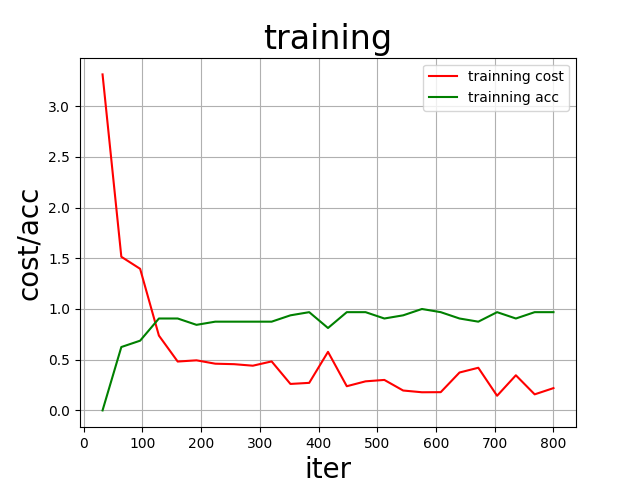

The script that saved this image:
# 引入os库,方便路径操作
import os
# 引入文件操作模块
import shutil
# 引入百度paddle模块
import paddle as paddle
paddle.enable_static()
# 引入百度飞桨的fluid模块
import paddle.fluid as fluid
# 方便设置参数
from paddle.fluid.param_attr import ParamAttr
# 引入自写的reader库文件，里面定义了一些图像预处理的方法，例如裁剪和翻转等数据增强操作
import reader
# 引入随机数
import random
# 引入画图的包
import matplotlib.pyplot as plt

train_core1 = {
    # 统一规范输入图片size大小
    "input_size": [3, 224, 224],
    # 图片分类问题需要分几类
    "class_dim": 20,
    # 设置学习率,可以设置0.001,0.005,0.01,0.02等进行调整
    "learning_rate":0.0002,
    # 使用GPU进行训练
    "use_gpu": True,
    # 第一次的训练轮数
    "num_epochs": 5, #训练轮数
    # 当达到期望需要的准确率就会立刻保存模型
    "last_acc":0.4
}

#按比例随机切割数据集 train : val = 9 : 1
train_ratio=0.9

train=open('train_split_list.txt','w')
val=open('val_split_list.txt','w')
with open('train_list.txt','r') as f:
    #with open('data_sets/cat_12/train_split_list.txt','w+') as train:
    lines=f.readlines()
    for line in lines:
        if random.uniform(0, 1) <= train_ratio:
            train.write(line)
        else:
            val.write(line)
train.close()
val.close()


## 获取植物叶片的数据
train_reader = paddle.batch(reader.train(), batch_size=32)
test_reader = paddle.batch(reader.val(), batch_size=32)

def resnet(input):
    def conv_bn_layer(input, num_filters, filter_size, stride=1, groups=1, act=None, name=None):
        conv = fluid.layers.conv2d(input=input,
                                   num_filters=num_filters,
                                   filter_size=filter_size,
                                   stride=stride,
                                   padding=(filter_size - 1) // 2,
                                   groups=groups,
                                   act=None,
                                   param_attr=ParamAttr(name=name + "_weights"),
                                   bias_attr=False,
                                   name=name + '.conv2d.output.1')
        if name == "conv1":
            bn_name = "bn_" + name
        else:
            bn_name = "bn" + name[3:]
        return fluid.layers.batch_norm(input=conv,
                                       act=act,
                                       name=bn_name + '.output.1',
                                       param_attr=ParamAttr(name=bn_name + '_scale'),
                                       bias_attr=ParamAttr(bn_name + '_offset'),
                                       moving_mean_name=bn_name + '_mean',
                                       moving_variance_name=bn_name + '_variance', )

    def shortcut(input, ch_out, stride, name):
        ch_in = input.shape[1]
        if ch_in != ch_out or stride != 1:
            return conv_bn_layer(input, ch_out, 1, stride, name=name)
        else:
            return input

    def bottleneck_block(input, num_filters, stride, name):
        conv0 = conv_bn_layer(input=input,
                              num_filters=num_filters,
                              filter_size=1,
                              act='relu',
                              name=name + "_branch2a")
        conv1 = conv_bn_layer(input=conv0,
                              num_filters=num_filters,
                              filter_size=3,
                              stride=stride,
                              act='relu',
                              name=name + "_branch2b")
        conv2 = conv_bn_layer(input=conv1,
                              num_filters=num_filters * 4,
                              filter_size=1,
                              act=None,
                              name=name + "_branch2c")

        short = shortcut(input, num_filters * 4, stride, name=name + "_branch1")

        return fluid.layers.elementwise_add(x=short, y=conv2, act='relu', name=name + ".add.output.5")

    depth = [3, 4, 23, 3]
    num_filters = [64, 128, 256, 512]

    conv = conv_bn_layer(input=input, num_filters=64, filter_size=7, stride=2, act='relu', name="conv1")
    conv = fluid.layers.pool2d(input=conv, pool_size=3, pool_stride=2, pool_padding=1, pool_type='max')

    for block in range(len(depth)):
        for i in range(depth[block]):
            if block == 2:
                if i == 0:
                    conv_name = "res" + str(block + 2) + "a"
                else:
                    conv_name = "res" + str(block + 2) + "b" + str(i)
            else:
                conv_name = "res" + str(block + 2) + chr(97 + i)
            conv = bottleneck_block(input=conv,
                                    num_filters=num_filters[block],
                                    stride=2 if i == 0 and block != 0 else 1,
                                    name=conv_name)

    pool = fluid.layers.pool2d(input=conv, pool_size=7, pool_type='avg', global_pooling=True)
    return pool

## 定义输入层
image=fluid.layers.data(name='image',shape=train_core1["input_size"],dtype='float32')
label=fluid.layers.data(name='label',shape=[1],dtype='int64')
# print("lable={0}".format(label))


## 停止梯度下降
pool=resnet(image)
pool.stop_gradient=True

## 创建主程序来预训练
base_model_program=fluid.default_main_program().clone()
model=fluid.layers.fc(input=pool,size=train_core1["class_dim"],act='softmax')

## 定义损失函数和准确率函数
cost=fluid.layers.cross_entropy(input=model,label=label)
avg_cost=fluid.layers.mean(cost)
acc=fluid.layers.accuracy(input=model,label=label)


## 定义优化方法 这里使用Adam(减少调参的麻烦，实际上用SGD随机梯度下降也是可以的)
optimizer=fluid.optimizer.AdamOptimizer(learning_rate=train_core1["learning_rate"])
opts=optimizer.minimize(avg_cost)


## 定义训练场所——放在GPU训练
use_gpu=train_core1["use_gpu"]
place=fluid.CUDAPlace(0) if use_gpu else fluid.CPUPlace()
exe=fluid.Executor(place)

## 进行参数初始化
exe.run(fluid.default_startup_program())

# 每次重启后运行一次
## 预训练模型路径
src_pretrain_model_path='ResNet101_pretrained'

## 判断模型文件是否存在，存在ResNet101_pretrained文件夹中
def if_exit(var):
    path=os.path.join(src_pretrain_model_path,var.name)
    exist=os.path.exists(path)
    if exist:
      print('Load model: %s' % path)
      return exist

## 加载模型文件，且只加载存在模型的模型文件
fluid.io.load_vars(executor=exe,dirname=src_pretrain_model_path,predicate=if_exit,main_program=base_model_program)

all_train_iter=0
all_train_iters=[]
all_train_costs=[]
all_train_accs=[]

def draw_train_process(title,iters,costs,accs,label_cost,lable_acc):
    plt.title(title, fontsize=24)
    plt.xlabel("iter", fontsize=20)
    plt.ylabel("cost/acc", fontsize=20)
    plt.plot(iters, costs,color='red',label=label_cost)
    plt.plot(iters, accs,color='green',label=lable_acc)
    plt.legend()
    plt.grid()
    plt.savefig('train.png')
    plt.show()

##定义数据维度
feeder = fluid.DataFeeder(place=place, feed_list=[image, label])
# 保存模型的位置，存在models中
save_pretrain_model_path = 'models/step-1_model/'
last_acc = train_core1["last_acc"]
# 初始的准确率
now_acc = 0

for pass_id in range(train_core1["num_epochs"]):
    for batch_id, data in enumerate(train_reader()):
        train_cost, train_acc = exe.run(program=fluid.default_main_program(), feed=feeder.feed(data),
                                        fetch_list=[avg_cost, acc])
        if batch_id % 50 == 0:
            print('Pass:%d, Batch:%d, Cost:%0.5f, Accuracy:%0.5f' %
                  (pass_id, batch_id, train_cost[0], train_acc[0]))
        if batch_id % 150 == 0:
            all_train_iter = all_train_iter + 32
            all_train_iters.append(all_train_iter)
            all_train_costs.append(train_cost[0])
            all_train_accs.append(train_acc[0])

    now_acc = train_acc
    if now_acc > last_acc and now_acc != 1:
        last_acc = now_acc
        ##删除旧的模型文件
        shutil.rmtree(save_pretrain_model_path, ignore_errors=True)
        ##创建保存模型文件记录
        os.makedirs(save_pretrain_model_path)
        ##保存参数模型
        fluid.io.save_params(executor=exe, dirname=save_pretrain_model_path)
draw_train_process("training", all_train_iters, all_train_costs, all_train_accs, "trainning cost", "trainning acc")